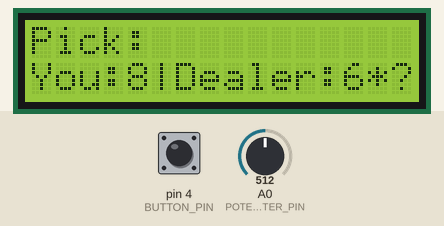
Simulated run of this sketch. Board: Arduino Uno, built with avr-gcc and run on an emulated ATmega328P. Parts: 16×2 character LCD. The inputs (shaded band) are chosen by the test bench; at power-on: A0 (POTENTIOMETER_PIN) = 512, pin 4 (BUTTON_PIN) HIGH. Random numbers use the default seed unless the sketch sets one.

Above: at 4.2 s.
4.3 s: A0 (POTENTIOMETER_PIN) set to 716
At 4.9 s:
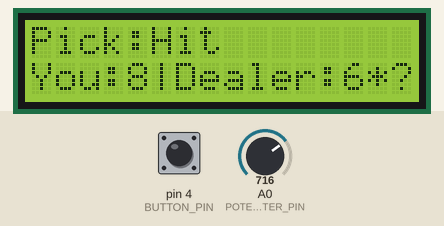
5.9 s: pin 4 (BUTTON_PIN) pulled LOW for 3.2 s
At 6.9 s:
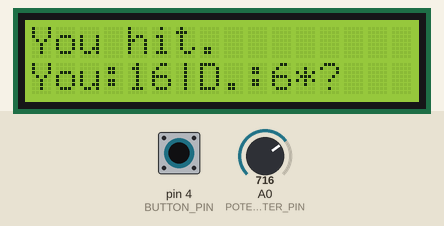
11.2 s: pin 4 (BUTTON_PIN) pulled LOW for 0.25 s
At 11.6 s:
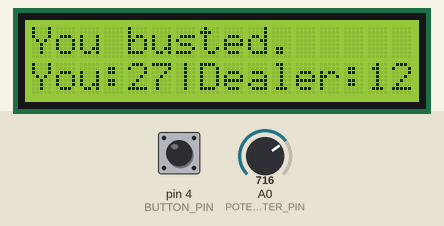
23.4 s: pin 4 (BUTTON_PIN) pulled LOW for 3.2 s
At 27.8 s:
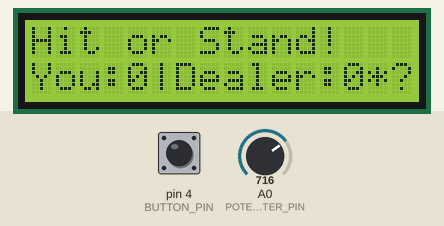
29.6 s: A0 (POTENTIOMETER_PIN) set to 529
31.1 s: A0 (POTENTIOMETER_PIN) set to 502
At 32.5 s:
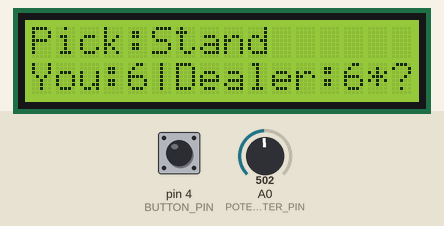
Timing chart, 0 to 34.1 s (numbered marks = the images above; inputs shaded):
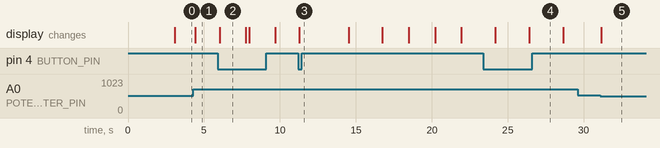

Measured:
- the behaviour switches between 512 and 511 on A0 (POTENTIOMETER_PIN) (found by bisection; images 4 and 5)
- after the input at 4.3 s, the display: changes after 0.14 s (image 1)
- after the input at 5.9 s, the display: changes after 0.13 s (image 2)
- after the input at 11.2 s, the display: changes after 0.09 s (image 3)
- after the input at 29.6 s, every drawn part: stays the same
- after the input at 31.1 s, the display: changes after 0.05 s (image 5)
- what the display in image 2 shows lasts 1.8 s, from 6.0 s to 7.8 s

The sketch:

arduino_blackjack.ino
```cpp
#include <Arduino.h>
#include <LiquidCrystal_I2C.h>

#define POTENTIOMETER_PIN A0
#define BUTTON_PIN 4

int potentiometerValue;
int playerScore = 0;
int dealerScore = 0;
int unknownDealerCard = 0;
int buttonState = LOW;

bool dealerCardVisible = false;
bool playerMadeChoice = false;
bool dealerMadeChoice = false;
bool dealerIsBusted = false;

String messageToDisplay = "Hit or Stand!";
String scoreDisplay;
String playerChoice;
String currentPlayerTurn = "player";

LiquidCrystal_I2C lcd(0x27, 16, 2);

void setup() {
  pinMode(BUTTON_PIN, INPUT_PULLUP);
  lcd.begin();
  lcd.clear();
  delay(1000);
  randomSeed(analogRead(POTENTIOMETER_PIN));
  dealerScore = random(1, 10);
  playerScore = random(1, 10);
  unknownDealerCard = random(1, 10);
  delay(2000);
}

void loop() {
  if(currentPlayerTurn == "player"){
    if(playerMadeChoice){
      if(playerChoice == "Stand"){
        dealerScore += unknownDealerCard;
        dealerCardVisible = true;
        updateDisplay("You stood.");
        delay(3000);
        currentPlayerTurn = "dealer";
        updateDisplay("Dealer's turn..");
        delay(2000);
      }
      else if(playerChoice == "Busted"){
        dealerScore += unknownDealerCard;
        dealerCardVisible = true;
        updateDisplay("You busted.");
        delay(3000);
        currentPlayerTurn = "dealer";
        updateDisplay("Dealer's turn..");
        delay(2000);
      }
      else if(playerChoice == "Hit"){
        playerScore += random(1, 10);
        if(playerScore > 21){
          playerChoice = "Busted";
        }
        else{
          updateDisplay("You hit.");
          delay(1500);
          playerMadeChoice = false;
        }
      }
    }else{
      potentiometerValue = analogRead(POTENTIOMETER_PIN);
      if(potentiometerValue < 512){ playerChoice = "Stand"; }
      else if(potentiometerValue > 512){ playerChoice = "Hit"; }
      updateDisplay("Pick:" + String(playerChoice));
      buttonState = digitalRead(BUTTON_PIN);
      if(buttonState == LOW){
        playerMadeChoice = true;
      }
    }
  }else if(currentPlayerTurn == "dealer"){
    if(dealerMadeChoice){
      if(playerChoice == "Hit"){
        if(!dealerIsBusted){ dealerScore += random(1,10); }
        if(dealerScore > 21){
          dealerIsBusted = true;
          if(playerScore <= 21 && playerScore < dealerScore){
            updateDisplay("You won.");
          }
          else if(playerScore > 21){
            updateDisplay("Both busted.");
          }
          else if(playerScore == dealerScore){
            updateDisplay("You tied.");
          }
          delay(2000);
          updateDisplay("Click the button.");
          delay(2000);
          buttonState = digitalRead(BUTTON_PIN);
          if(buttonState == LOW){
            dealerScore = 0;
            playerScore = 0;
            dealerCardVisible = false;
            updateDisplay(messageToDisplay);
            dealerScore = random(1, 10);
            playerScore = random(1, 10);
            unknownDealerCard = random(1, 10);
            playerMadeChoice = false;
            dealerMadeChoice = false;
            currentPlayerTurn = "player";
            dealerIsBusted = false;
            delay(2000);
          }
        }else{
          updateDisplay("Dealer hit.");
          delay(1500);
          dealerMadeChoice = false;
        }
      }
      else if(playerChoice == "Stand"){
        if(playerScore == dealerScore){
          updateDisplay("You tied.");
        }
        else if(playerScore <= 21){
          if(playerScore > dealerScore){
            updateDisplay("You won.");
          }
          else if(dealerScore > playerScore){
            updateDisplay("You busted.");
          }
        }
        else if(playerScore > 21){
          updateDisplay("You busted.");
        }
        delay(2000);
        updateDisplay("Click the button.");
        delay(2000);
        buttonState = digitalRead(BUTTON_PIN);
        if(buttonState == LOW){
          dealerScore = 0;
          playerScore = 0;
          dealerCardVisible = false;
          updateDisplay(messageToDisplay);
          dealerScore = random(1, 10);
          playerScore = random(1, 10);
          unknownDealerCard = random(1, 10);
          playerMadeChoice = false;
          dealerMadeChoice = false;
          currentPlayerTurn = "player";
          dealerIsBusted = false;
          delay(2000);
        }
      }
    }else{
      updateDisplay("It's thinking...");
      delay(1000);
      if(dealerScore >= 19){
        setDealersChoice("Stand");
      }
      else if(dealerScore < 19){
        if(dealerScore == playerScore){
          if(dealerScore < 19){
            setDealersChoice("Hit");
          }
          else if(dealerScore >= 19){
            setDealersChoice("Stand");
          }
        }
        else if(playerScore >= 21){
          if(playerScore > 21){
            setDealersChoice("Stand");
          }
          if(dealerScore < 19){
            setDealersChoice("Hit");
          }
          else if(dealerScore >= 19){
            setDealersChoice("Stand");
          }
        }
        else if(playerScore < 21){
          if(dealerScore < playerScore){
            setDealersChoice("Hit");
          }
          else if(dealerScore > playerScore){
            setDealersChoice("Stand");
          }
        }
      }
      delay(500);
    }
  }
}

void printLCD(String text, String text2){
  lcd.clear();
  lcd.setCursor(0, 0);
  lcd.print(text);
  lcd.setCursor(0 ,1);
  lcd.print(text2);
  delay(200);
}

void setDealersChoice(String c){
  playerChoice = c;
  dealerMadeChoice = true;
}

void updateDisplay(String message){
  scoreDisplay = "You:" + String(playerScore) + "|Dealer:" + String(dealerScore) + String(dealerCardVisible ? "" : "*?");
  if(scoreDisplay.length() > 16) {
    scoreDisplay = "You:" + String(playerScore) + "|D.:" + String(dealerScore) + String(dealerCardVisible ? "" : "*?" );
  }
  printLCD(message, scoreDisplay);
}
```
